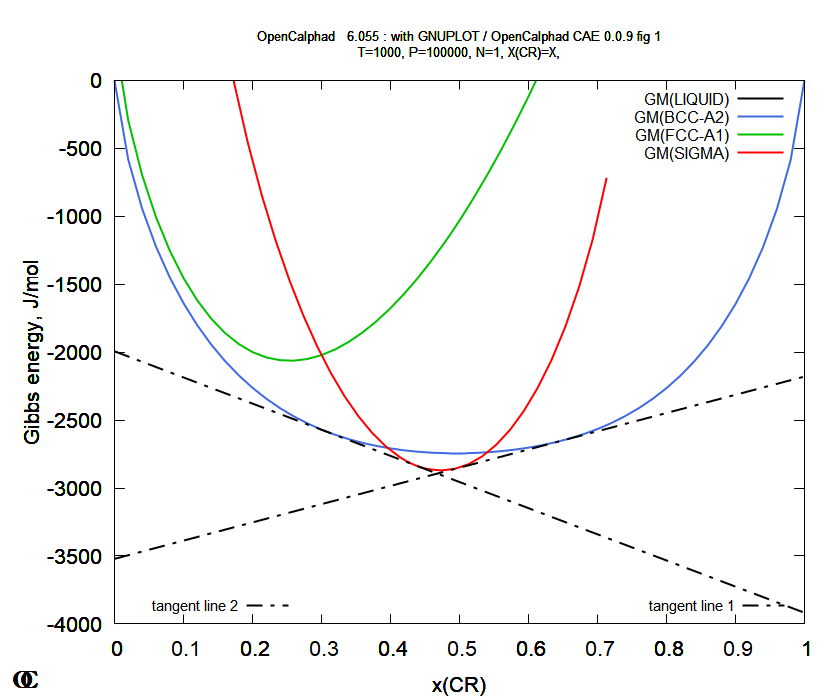

This chart was generated by the following gnuplot code:
# GNUPLOT file generated by OpenCalphad
# OpenCalphad   6.055 :  2022-07-28 : with GNUPLOT fig 1
# subroutine ocplot2B
set terminal wxt size 840,700 font "Arial,16"
#set terminal pdf color solid size 6,5 enhanced font "Arial,16"
#set output "ocgnu.pdf"
set title "OpenCalphad   6.055 : with GNUPLOT / OpenCalphad CAE 0.0.9 fig 1\nT=1000, P=100000, N=1, X(CR)=X," font "Arial,10"
set origin 0.0, 0.0 
set size   1.0000,   1.0000
set xlabel "x(CR)"
set yrange [-4000:0]
set ylabel "Gibbs energy, J/mol"
set label "~O{.0  C}" at screen 0.02, 0.03 font "Garamond Bold,20"
set key top right font "Arial,12"
set style line  1 lt  1 lc rgb "#000000" lw 2 pt 10
set style line  2 lt  1 lc rgb "#4169E1" lw 2 pt 6
set style line  3 lt  1 lc rgb "#00C000" lw 2 pt 3
set style line  4 lt  1 lc rgb "#FF0000" lw 2 pt 2
set style line  5 lt  1 lc rgb "#FF00FF" lw 2 pt 4
set style line  6 lt  1 lc rgb "#C8C800" lw 2 pt 5
set style line  7 lt  1 lc rgb "#C0C0C0" lw 2 pt 7
set style line  8 lt  1 lc rgb "#00FFFF" lw 2 pt 8
set style line  9 lt  1 lc rgb "#804080" lw 2 pt 9
set style line 10 lt  1 lc rgb "#7CFF40" lw 2 pt 1
# for invariants, faded read
set style line 100 lt 1 lc rgb "#FF3333" lw 3 pt 1

# Some useful GNUPLOT commands for editing the figure
# This is a dashed line (on pdf/wxt):
# set style line 15 lt 0 lc rgb "#C8C800" lw 2 pt 2

# set pointsize 0.6
# set label "text" at 0.5, 0.5 rotate by 60 font "arial,12"
# set xrange [0.5 : 0.7] 
# Adding manually a line and keep scaling:
# set arrow x0, y0 to x1,y1 nohead linestyle 1
# Add a red dot at 0.1,1000:
# set obj 1 circle fc rgb "#FF0000" fs sol size 0.02 noclip at 1,1
# Plotting symbols instead of line:
# ... using 2:i with points pt 7 ps 3 
set multiplot
set xrange [] writeback
set yrange [] writeback
# set multiplot
# set xrange [] writeback
#  ... plot someting
# set xrange restore
#  ... plot more using same axis scaling 
# unset multiplot



# begin of data with lines    226
$OCT220728193933 << EOD
KEYS: x(CR) GM(LIQUID) GM(BCC-A2) GM(FCC-A1) GM(SIGMA)
 # First line: LIQUID
   1    5.000000E-01    1.872968E+03 NaN  NaN  NaN 
   2    5.000200E-01    1.873100E+03 NaN  NaN  NaN 
   3    5.000400E-01    1.873232E+03 NaN  NaN  NaN 
   4    5.040400E-01    1.900121E+03 NaN  NaN  NaN 
   5    5.080400E-01    1.927794E+03 NaN  NaN  NaN 
   6    5.120400E-01    1.956253E+03 NaN  NaN  NaN 
   7    5.200000E-01    2.015222E+03 NaN  NaN  NaN 
   8    5.400000E-01    2.177124E+03 NaN  NaN  NaN 
   9    5.600000E-01    2.358739E+03 NaN  NaN  NaN 
  10    5.800000E-01    2.560176E+03 NaN  NaN  NaN 
  11    6.000000E-01    2.781589E+03 NaN  NaN  NaN 
  12    6.200000E-01    3.023184E+03 NaN  NaN  NaN 
  13    6.400000E-01    3.285221E+03 NaN  NaN  NaN 
  14    6.600000E-01    3.568018E+03 NaN  NaN  NaN 
  15    6.800000E-01    3.871963E+03 NaN  NaN  NaN 
  16    7.000000E-01    4.197519E+03 NaN  NaN  NaN 
  17    7.200000E-01    4.545240E+03 NaN  NaN  NaN 
  18    7.400000E-01    4.915790E+03 NaN  NaN  NaN 
  19    7.600000E-01    5.309959E+03 NaN  NaN  NaN 
  20    7.800000E-01    5.728698E+03 NaN  NaN  NaN 
  21    8.000000E-01    6.173159E+03 NaN  NaN  NaN 
  22    8.200000E-01    6.644755E+03 NaN  NaN  NaN 
  23    8.400000E-01    7.145243E+03 NaN  NaN  NaN 
  24    8.600000E-01    7.676850E+03 NaN  NaN  NaN 
  25    8.800000E-01    8.242483E+03 NaN  NaN  NaN 
  26    9.000000E-01    8.846059E+03 NaN  NaN  NaN 
  27    9.200000E-01    9.493135E+03 NaN  NaN  NaN 
  28    9.400000E-01    1.019216E+04 NaN  NaN  NaN 
  29    9.600000E-01    1.095755E+04 NaN  NaN  NaN 
  30    9.800000E-01    1.181974E+04 NaN  NaN  NaN 
  31    1.000000E+00    1.292217E+04    0.000000E+00    0.000000E+00    0.000000E+00
# shift of line   1


  32    5.000000E-01    1.872968E+03 NaN  NaN  NaN 
  33    4.999800E-01    1.872835E+03 NaN  NaN  NaN 
  34    4.999600E-01    1.872703E+03 NaN  NaN  NaN 
  35    4.959600E-01    1.846615E+03 NaN  NaN  NaN 
  36    4.919600E-01    1.821312E+03 NaN  NaN  NaN 
  37    4.879600E-01    1.796794E+03 NaN  NaN  NaN 
  38    4.800000E-01    1.750340E+03 NaN  NaN  NaN 
  39    4.600000E-01    1.647361E+03 NaN  NaN  NaN 
  40    4.400000E-01    1.564094E+03 NaN  NaN  NaN 
  41    4.200000E-01    1.500649E+03 NaN  NaN  NaN 
  42    4.000000E-01    1.457180E+03 NaN  NaN  NaN 
  43    3.800000E-01    1.433894E+03 NaN  NaN  NaN 
  44    3.600000E-01    1.431048E+03 NaN  NaN  NaN 
  45    3.400000E-01    1.448964E+03 NaN  NaN  NaN 
  46    3.200000E-01    1.488026E+03 NaN  NaN  NaN 
  47    3.000000E-01    1.548700E+03 NaN  NaN  NaN 
  48    2.800000E-01    1.631541E+03 NaN  NaN  NaN 
  49    2.600000E-01    1.737208E+03 NaN  NaN  NaN 
  50    2.400000E-01    1.866495E+03 NaN  NaN  NaN 
  51    2.200000E-01    2.020353E+03 NaN  NaN  NaN 
  52    2.000000E-01    2.199932E+03 NaN  NaN  NaN 
  53    1.800000E-01    2.406646E+03 NaN  NaN  NaN 
  54    1.600000E-01    2.642252E+03 NaN  NaN  NaN 
  55    1.400000E-01    2.908978E+03 NaN  NaN  NaN 
  56    1.200000E-01    3.209728E+03 NaN  NaN  NaN 
  57    1.000000E-01    3.548423E+03 NaN  NaN  NaN 
  58    8.000000E-02    3.930617E+03 NaN  NaN  NaN 
  59    6.000000E-02    4.364763E+03 NaN  NaN  NaN 
  60    4.000000E-02    4.865273E+03 NaN  NaN  NaN 
  61    2.000000E-02    5.462578E+03 NaN  NaN  NaN 
  62    1.100110E-12    6.300124E+03    0.000000E+00    0.000000E+00    0.000000E+00
# shift of line   2


  63    5.000000E-01 NaN    -2.744565E+03 NaN  NaN 
  64    5.000200E-01 NaN    -2.744565E+03 NaN  NaN 
  65    5.000400E-01 NaN    -2.744564E+03 NaN  NaN 
  66    5.040400E-01 NaN    -2.744355E+03 NaN  NaN 
  67    5.080400E-01 NaN    -2.744027E+03 NaN  NaN 
  68    5.120400E-01 NaN    -2.743581E+03 NaN  NaN 
  69    5.200000E-01 NaN    -2.742342E+03 NaN  NaN 
  70    5.400000E-01 NaN    -2.737157E+03 NaN  NaN 
  71    5.600000E-01 NaN    -2.728948E+03 NaN  NaN 
  72    5.800000E-01 NaN    -2.717584E+03 NaN  NaN 
  73    6.000000E-01 NaN    -2.702857E+03 NaN  NaN 
  74    6.200000E-01 NaN    -2.684483E+03 NaN  NaN 
  75    6.400000E-01 NaN    -2.662098E+03 NaN  NaN 
  76    6.600000E-01 NaN    -2.635255E+03 NaN  NaN 
  77    6.800000E-01 NaN    -2.603422E+03 NaN  NaN 
  78    7.000000E-01 NaN    -2.565974E+03 NaN  NaN 
  79    7.200000E-01 NaN    -2.522193E+03 NaN  NaN 
  80    7.400000E-01 NaN    -2.471251E+03 NaN  NaN 
  81    7.600000E-01 NaN    -2.412198E+03 NaN  NaN 
  82    7.800000E-01 NaN    -2.343940E+03 NaN  NaN 
  83    8.000000E-01 NaN    -2.265200E+03 NaN  NaN 
  84    8.200000E-01 NaN    -2.174466E+03 NaN  NaN 
  85    8.400000E-01 NaN    -2.069908E+03 NaN  NaN 
  86    8.599997E-01 NaN    -1.949251E+03 NaN  NaN 
  87    8.800000E-01 NaN    -1.809548E+03 NaN  NaN 
  88    9.000000E-01 NaN    -1.646885E+03 NaN  NaN 
  89    9.200000E-01 NaN    -1.455699E+03 NaN  NaN 
  90    9.400000E-01 NaN    -1.227538E+03 NaN  NaN 
  91    9.600000E-01 NaN    -9.480047E+02 NaN  NaN 
  92    9.800000E-01 NaN    -5.866264E+02 NaN  NaN 
  93    1.000000E+00    0.000000E+00   -2.482021E-07    0.000000E+00    0.000000E+00
# shift of line   3


  94    5.000000E-01 NaN    -2.744565E+03 NaN  NaN 
  95    4.999800E-01 NaN    -2.744566E+03 NaN  NaN 
  96    4.999600E-01 NaN    -2.744567E+03 NaN  NaN 
  97    4.959600E-01 NaN    -2.744655E+03 NaN  NaN 
  98    4.919600E-01 NaN    -2.744625E+03 NaN  NaN 
  99    4.879600E-01 NaN    -2.744474E+03 NaN  NaN 
 100    4.800000E-01 NaN    -2.743817E+03 NaN  NaN 
 101    4.600000E-01 NaN    -2.740023E+03 NaN  NaN 
 102    4.400000E-01 NaN    -2.733043E+03 NaN  NaN 
 103    4.200000E-01 NaN    -2.722676E+03 NaN  NaN 
 104    4.000000E-01 NaN    -2.708660E+03 NaN  NaN 
 105    3.800000E-01 NaN    -2.690672E+03 NaN  NaN 
 106    3.600000E-01 NaN    -2.668329E+03 NaN  NaN 
 107    3.400000E-01 NaN    -2.641184E+03 NaN  NaN 
 108    3.200000E-01 NaN    -2.608723E+03 NaN  NaN 
 109    3.000000E-01 NaN    -2.570356E+03 NaN  NaN 
 110    2.800000E-01 NaN    -2.525413E+03 NaN  NaN 
 111    2.600000E-01 NaN    -2.473123E+03 NaN  NaN 
 112    2.400000E-01 NaN    -2.412600E+03 NaN  NaN 
 113    2.200000E-01 NaN    -2.342813E+03 NaN  NaN 
 114    2.000000E-01 NaN    -2.262548E+03 NaN  NaN 
 115    1.800000E-01 NaN    -2.170349E+03 NaN  NaN 
 116    1.600000E-01 NaN    -2.064441E+03 NaN  NaN 
 117    1.400000E-01 NaN    -1.942662E+03 NaN  NaN 
 118    1.200000E-01 NaN    -1.802296E+03 NaN  NaN 
 119    1.000000E-01 NaN    -1.639402E+03 NaN  NaN 
 120    8.000000E-02 NaN    -1.448440E+03 NaN  NaN 
 121    6.000000E-02 NaN    -1.221016E+03 NaN  NaN 
 122    4.000000E-02 NaN    -9.428220E+02 NaN  NaN 
 123    2.000000E-02 NaN    -5.835711E+02 NaN  NaN 
 124    1.100000E-12    0.000000E+00   -2.479805E-07    0.000000E+00    0.000000E+00
# shift of line   4


 125    5.000000E-01 NaN  NaN    -1.031903E+03 NaN 
 126    5.000200E-01 NaN  NaN    -1.031747E+03 NaN 
 127    5.000400E-01 NaN  NaN    -1.031591E+03 NaN 
 128    5.040400E-01 NaN  NaN    -1.000120E+03 NaN 
 129    5.080400E-01 NaN  NaN    -9.682255E+02 NaN 
 130    5.120400E-01 NaN  NaN    -9.359086E+02 NaN 
 131    5.200000E-01 NaN  NaN    -8.703438E+02 NaN 
 132    5.400000E-01 NaN  NaN    -6.982784E+02 NaN 
 133    5.600000E-01 NaN  NaN    -5.157779E+02 NaN 
 134    5.800000E-01 NaN  NaN    -3.228688E+02 NaN 
 135    6.000000E-01 NaN  NaN    -1.195313E+02 NaN 
 136    6.200000E-01 NaN  NaN     9.430415E+01 NaN 
 137    6.400000E-01 NaN  NaN     3.187614E+02 NaN 
 138    6.600000E-01 NaN  NaN     5.540240E+02 NaN 
 139    6.800000E-01 NaN  NaN     8.003433E+02 NaN 
 140    7.000000E-01 NaN  NaN     1.058048E+03 NaN 
 141    7.200000E-01 NaN  NaN     1.327557E+03 NaN 
 142    7.400000E-01 NaN  NaN     1.609396E+03 NaN 
 143    7.600000E-01 NaN  NaN     1.904221E+03 NaN 
 144    7.800000E-01 NaN  NaN     2.212847E+03 NaN 
 145    8.000000E-01 NaN  NaN     2.536292E+03 NaN 
 146    8.200000E-01 NaN  NaN     2.875831E+03 NaN 
 147    8.400000E-01 NaN  NaN     3.233086E+03 NaN 
 148    8.600000E-01 NaN  NaN     3.610150E+03 NaN 
 149    8.800000E-01 NaN  NaN     4.009792E+03 NaN 
 150    9.000000E-01 NaN  NaN     4.435795E+03 NaN 
 151    9.200000E-01 NaN  NaN     4.893579E+03 NaN 
 152    9.400000E-01 NaN  NaN     5.391462E+03 NaN 
 153    9.600000E-01 NaN  NaN     5.943717E+03 NaN 
 154    9.800000E-01 NaN  NaN     6.580618E+03 NaN 
 155    1.000000E+00    0.000000E+00    0.000000E+00    7.445548E+03    0.000000E+00
# shift of line   5


 156    5.000000E-01 NaN  NaN    -1.031903E+03 NaN 
 157    4.999800E-01 NaN  NaN    -1.032059E+03 NaN 
 158    4.999600E-01 NaN  NaN    -1.032215E+03 NaN 
 159    4.959600E-01 NaN  NaN    -1.063253E+03 NaN 
 160    4.919600E-01 NaN  NaN    -1.093865E+03 NaN 
 161    4.879600E-01 NaN  NaN    -1.124049E+03 NaN 
 162    4.800000E-01 NaN  NaN    -1.182842E+03 NaN 
 163    4.600000E-01 NaN  NaN    -1.323003E+03 NaN 
 164    4.400000E-01 NaN  NaN    -1.452188E+03 NaN 
 165    4.200000E-01 NaN  NaN    -1.570151E+03 NaN 
 166    4.000000E-01 NaN  NaN    -1.676601E+03 NaN 
 167    3.800000E-01 NaN  NaN    -1.771199E+03 NaN 
 168    3.600000E-01 NaN  NaN    -1.853548E+03 NaN 
 169    3.400000E-01 NaN  NaN    -1.923196E+03 NaN 
 170    3.200000E-01 NaN  NaN    -1.979618E+03 NaN 
 171    3.000000E-01 NaN  NaN    -2.022217E+03 NaN 
 172    2.800000E-01 NaN  NaN    -2.050301E+03 NaN 
 173    2.600000E-01 NaN  NaN    -2.063074E+03 NaN 
 174    2.400000E-01 NaN  NaN    -2.059608E+03 NaN 
 175    2.200000E-01 NaN  NaN    -2.038818E+03 NaN 
 176    2.000000E-01 NaN  NaN    -1.999416E+03 NaN 
 177    1.800000E-01 NaN  NaN    -1.939853E+03 NaN 
 178    1.600000E-01 NaN  NaN    -1.858239E+03 NaN 
 179    1.400000E-01 NaN  NaN    -1.752209E+03 NaN 
 180    1.200000E-01 NaN  NaN    -1.618722E+03 NaN 
 181    1.000000E-01 NaN  NaN    -1.453723E+03 NaN 
 182    8.000000E-02 NaN  NaN    -1.251524E+03 NaN 
 183    6.000000E-02 NaN  NaN    -1.003535E+03 NaN 
 184    4.000000E-02 NaN  NaN    -6.952088E+02 NaN 
 185    2.000000E-02 NaN  NaN    -2.959790E+02 NaN 
 186    1.100000E-12    0.000000E+00    0.000000E+00    3.377357E+02    0.000000E+00
# shift of line   6


 187    4.333333E-01 NaN  NaN  NaN    -2.826914E+03
 188    4.333533E-01 NaN  NaN  NaN    -2.826959E+03
 189    4.333733E-01 NaN  NaN  NaN    -2.827003E+03
 190    4.373733E-01 NaN  NaN  NaN    -2.835394E+03
 191    4.413733E-01 NaN  NaN  NaN    -2.842899E+03
 192    4.453733E-01 NaN  NaN  NaN    -2.849516E+03
 193    4.533333E-01 NaN  NaN  NaN    -2.860039E+03
 194    4.733333E-01 NaN  NaN  NaN    -2.870877E+03
 195    4.933333E-01 NaN  NaN  NaN    -2.859122E+03
 196    5.133333E-01 NaN  NaN  NaN    -2.824251E+03
 197    5.333333E-01 NaN  NaN  NaN    -2.765485E+03
 198    5.533333E-01 NaN  NaN  NaN    -2.681745E+03
 199    5.733333E-01 NaN  NaN  NaN    -2.571568E+03
 200    5.933333E-01 NaN  NaN  NaN    -2.432989E+03
 201    6.133333E-01 NaN  NaN  NaN    -2.263341E+03
 202    6.333333E-01 NaN  NaN  NaN    -2.058917E+03
 203    6.533333E-01 NaN  NaN  NaN    -1.814356E+03
 204    6.733333E-01 NaN  NaN  NaN    -1.521381E+03
 205    6.933333E-01 NaN  NaN  NaN    -1.165741E+03
 206    7.133333E-01 NaN  NaN  NaN    -7.171493E+02
# shift of line   7


 207    4.333333E-01 NaN  NaN  NaN    -2.826914E+03
 208    4.333133E-01 NaN  NaN  NaN    -2.826870E+03
 209    4.332934E-01 NaN  NaN  NaN    -2.826826E+03
 210    4.292934E-01 NaN  NaN  NaN    -2.817530E+03
 211    4.252934E-01 NaN  NaN  NaN    -2.807347E+03
 212    4.212934E-01 NaN  NaN  NaN    -2.796276E+03
 213    4.133333E-01 NaN  NaN  NaN    -2.771601E+03
 214    3.933333E-01 NaN  NaN  NaN    -2.694000E+03
 215    3.733333E-01 NaN  NaN  NaN    -2.593807E+03
 216    3.533333E-01 NaN  NaN  NaN    -2.470497E+03
 217    3.333333E-01 NaN  NaN  NaN    -2.323293E+03
 218    3.133333E-01 NaN  NaN  NaN    -2.151114E+03
 219    2.933333E-01 NaN  NaN  NaN    -1.952499E+03
 220    2.733333E-01 NaN  NaN  NaN    -1.725481E+03
 221    2.533333E-01 NaN  NaN  NaN    -1.467395E+03
 222    2.333333E-01 NaN  NaN  NaN    -1.174532E+03
 223    2.133333E-01 NaN  NaN  NaN    -8.415330E+02
 224    1.933333E-01 NaN  NaN  NaN    -4.601197E+02
 225    1.733333E-01 NaN  NaN  NaN    -1.604100E+01
 226    1.533333E-01 NaN  NaN  NaN     5.209889E+02
# end of line   8


EOD


plot for [i=3: 6] $OCT220728193933 using 2:i with lines ls (i-2+ 0) title columnheader(i)

# add tangent line
set style line  1 lt  1 dashtype 4 lc rgb "#000000" lw 2 pt 10
set key bottom right font "Arial,11"
set xrange restore
set yrange restore
plot "-" using  2:3  with lines ls  1 title "tangent line 1"
600    0 -3.5211239E+03
601    1 -2.1798026E+03
end
set key bottom left font "Arial,11"
plot "-" using  2:3  with lines ls  1 title "tangent line 2"
602    0 -1.9937722E+03
603    1 -3.9181182E+03
end
unset multiplot
set term wxt title 'fig1_mod'
pause -1
